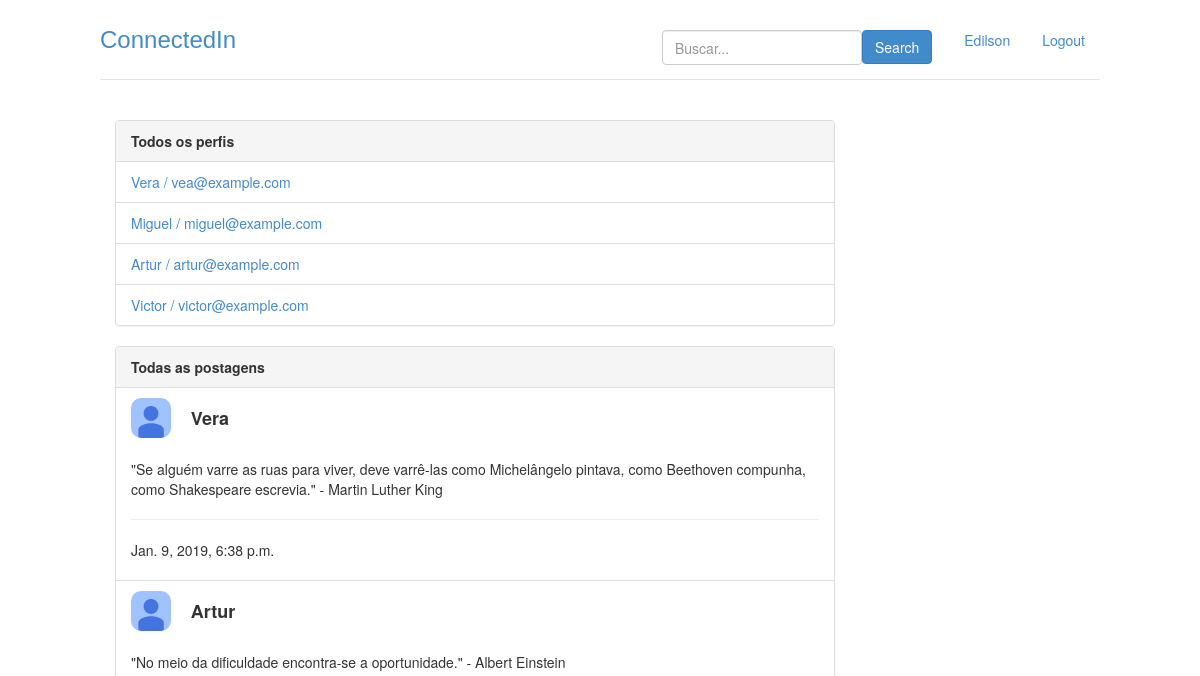
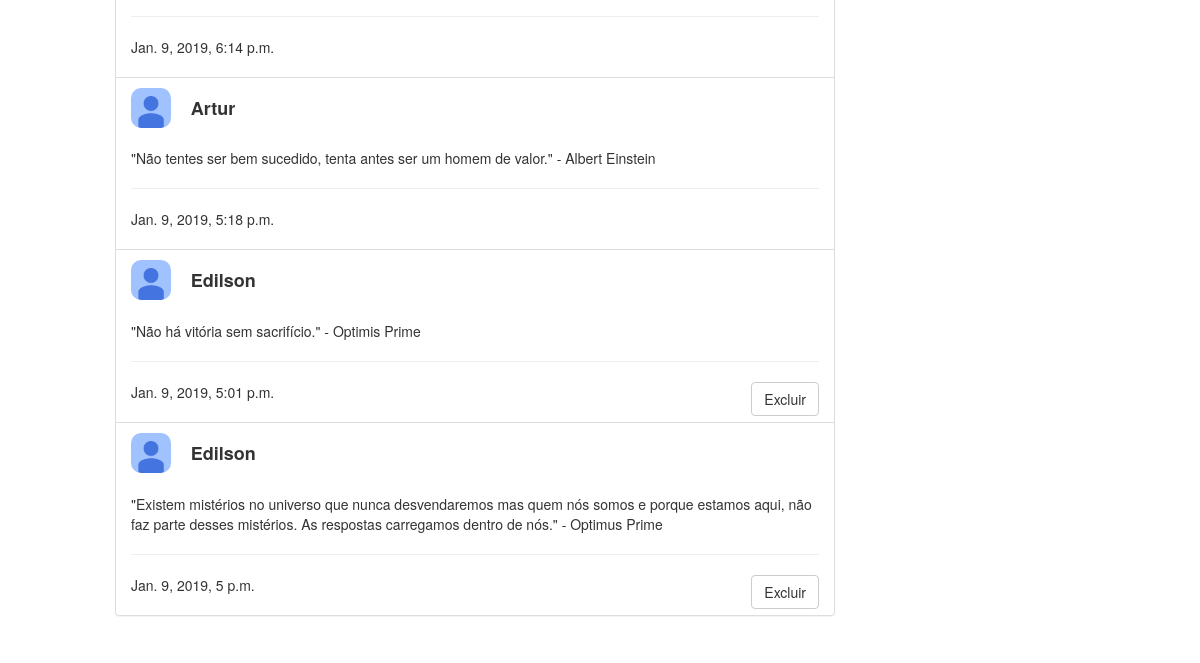
Before: / (signed in) with the older database file (2 pictures, top to bottom).
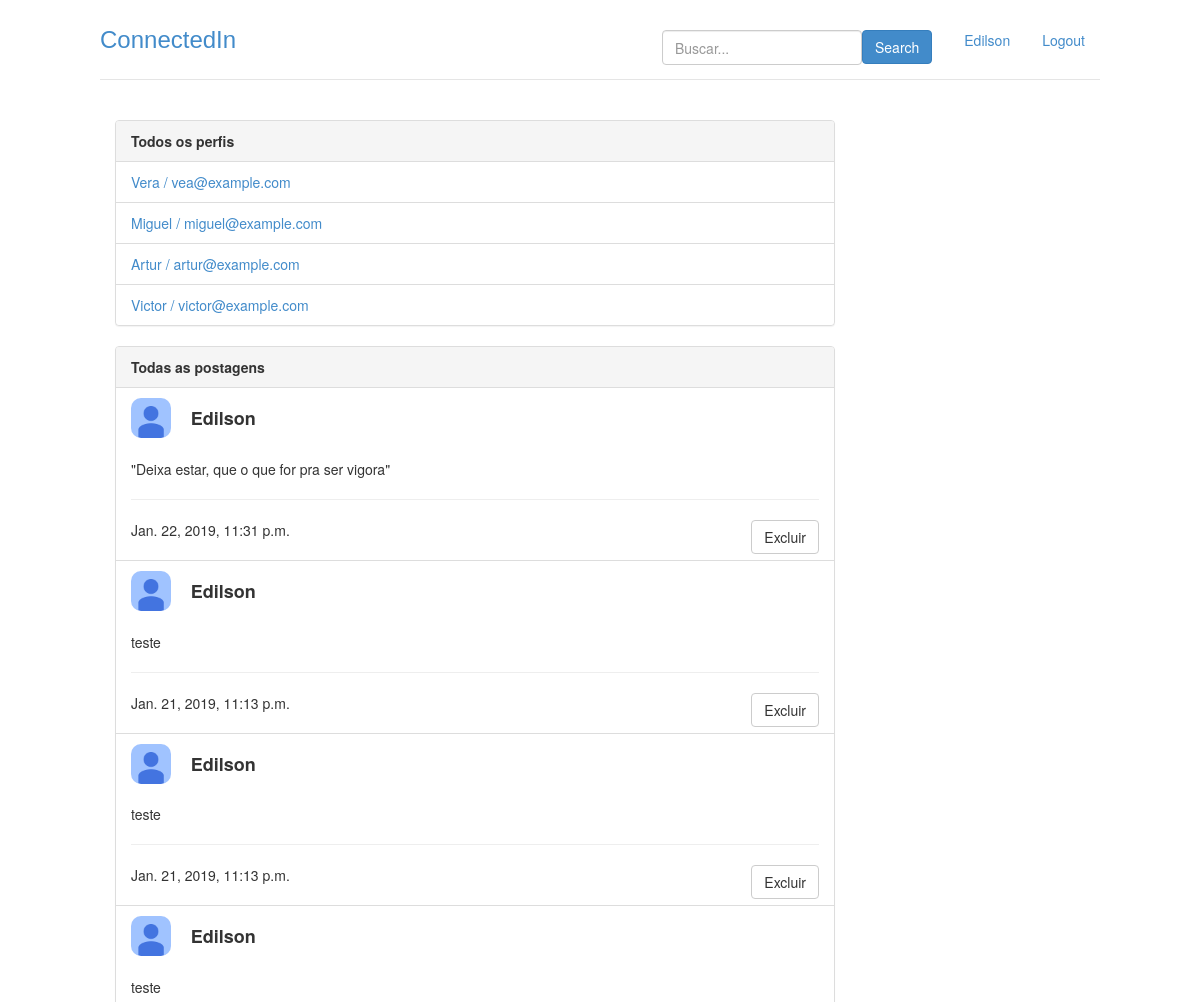
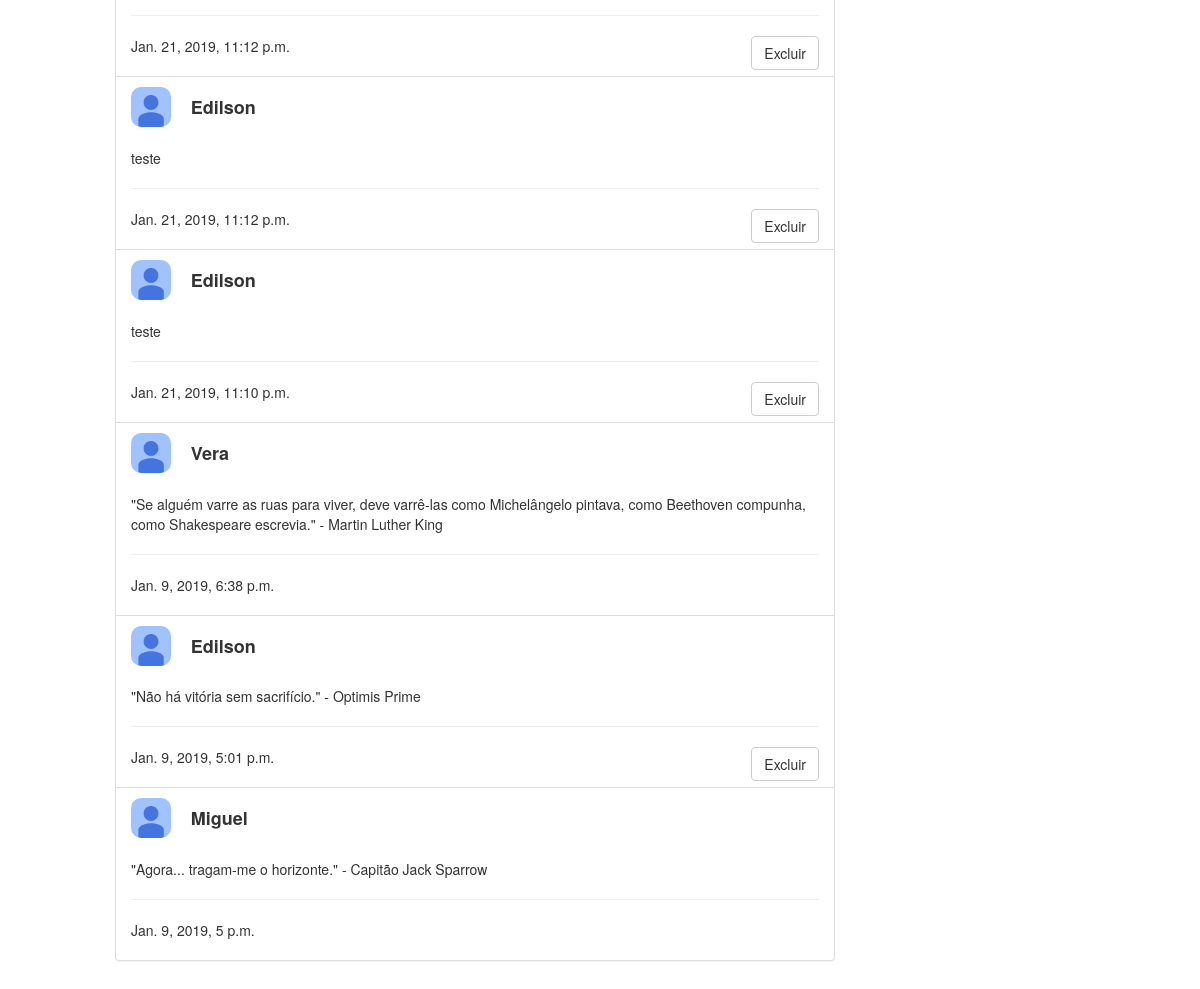
After: the same page with the newer database file (2 pictures, top to bottom).
### perfis/models.py (models this page shows, shortened)
class Perfil(models.Model):
    nome = models.CharField(max_length=255, null=False)
    telefone = models.CharField(max_length=20, null= False)
    nome_empresa = models.CharField(max_length=255, null=False)
    contatos = models.ManyToManyField('self')
    usuario = models.OneToOneField(User, related_name = "perfil", on_delete = models.CASCADE)
    contatos_bloqueados = models.ManyToManyField('self', related_name = 'meus_contatos_bloqueados', symmetrical=False, through= 'Bloqueio')
    @property
    def email(self):
        return self.usuario.email
    def __str__(self):
        return self.nome

class Postagem(models.Model):
    texto = models.CharField(max_length=255, null=False)
    dt_publicacao = models.DateTimeField(default=timezone.now)
    responsavel = models.ForeignKey(Perfil,on_delete=models.CASCADE,related_name='minhas_postagens' )
    def __str__(self):
        return self.texto
    class Meta:
        ordering = ['-dt_publicacao']

### perfis/views.py (the view)
# urls.py: path('', views.index,name='index'),
@login_required
def index(request):
	perfil_logado = get_perfil_logado(request)
	return render(request, 'index.html',{'perfis' : Perfil.objects.all(), 'perfil_logado' : get_perfil_logado(request)})

### perfis/views.py (called while the page is built)
@login_required
def get_perfil_logado(request):
	return request.user.perfil

### timeline/models.py (called while the page is built)
    def get_timeline(self):
        lista_postagens = []
        postagens_ordenadas = Postagem.objects.all()
        [lista_postagens.append(i) for i in postagens_ordenadas if i.responsavel in self.perfil.contatos.all() or i.responsavel.id == self.perfil.id ]
        return lista_postagens

### perfis/templates/index.html (shortened to what this page needs)
{% extends 'base.html' %}
{% block body %}
<div class="col-lg-9">
	<div class="panel panel-default">
		<div class="panel-heading">
			<strong>Todos os perfis</strong>
		</div>
		{% if perfis %}
		<ul class="list-group">
            {% for perfil in perfis %}
                {% if perfil.id != perfil_logado.id %}
                    <li class="list-group-item">
                        <a href = "{% url 'exibir' perfil.id %}">	{{ perfil.nome }} / {{ perfil.email }}
                        </a>
                    </li>
                {% endif %}
			{% endfor %}
		{% else %}
			<p>Não há perfis cadastrados</p>
		</ul>
		{% endif %}
	</div>
	<div class="panel panel-default">
		{% if perfil_logado.minha_timeline.get_timeline %}
			<div class="panel-heading">
				<strong>
					Todas as postagens
				</strong>
			</div>
			<ul class="list-group">
				{% for postagem in perfil_logado.minha_timeline.get_timeline %}
					<li class = "list-group-item">
						<div class="row">
							<div class = "col-lg-1">
								<img src="/static/img/photo.jpg" alt="Perfil Icon" style="border-radius: 10px; width:40px; height:40px;">
							</div>
							<div class = "col-lg-10">
									<h4><strong>{{postagem.responsavel}}</strong></h4>
							</div>
						</div>
						<br>
						{{ postagem }}
						<hr>
						<p>{{ postagem.dt_publicacao }}
							{% if postagem.responsavel.id == perfil_logado.id %}
							<button class="btn btn-default pull-right btn-confirm" >Excluir</button>
							{% endif %}
						</p>
					</li>
				{% endfor %}
			</ul>
		{% else %}
			<div class="panel-body">
				Não há postagens
			</div>
		{% endif %}
	</div>
</div>
{% endblock %}

Changed rows visible on the page:
no longer on this page (row unchanged): Postagem: responsavel "Artur", texto "\"No meio da dificuldade encontra-se a oportunidade.\" - Albert Einstein", dt_publicacao "Jan. 9, 2019, 6:14 p.m."
no longer on this page (row unchanged): Postagem: responsavel "Artur", texto "\"Não tentes ser bem sucedido, tenta antes ser um homem de valor.\" - Albert Einstein", dt_publicacao "Jan. 9, 2019, 5:18 p.m."
removed Postagem: responsavel "Edilson", texto "\"Existem mistérios no universo que nunca desvendaremos mas quem nós somos e porque estamos aqui, não faz parte desses mistérios. As respostas carregamos dentro de nós.\" - Optimus Prime", dt_publicacao "Jan. 9, 2019, 5 p.m.", shows "Excluir"
added Postagem: responsavel "Edilson", texto "\"Deixa estar, que o que for pra ser vigora\"", dt_publicacao "Jan. 22, 2019, 11:31 p.m.", shows "Excluir"
added Postagem: responsavel "Edilson", texto "teste", dt_publicacao "Jan. 21, 2019, 11:13 p.m.", shows "Excluir"
added Postagem: responsavel "Edilson", texto "teste", dt_publicacao "Jan. 21, 2019, 11:13 p.m.", shows "Excluir"
added Postagem: responsavel "Edilson", texto "teste", dt_publicacao "Jan. 21, 2019, 11:12 p.m.", shows "Excluir"
added Postagem: responsavel "Edilson", texto "teste", dt_publicacao "Jan. 21, 2019, 11:12 p.m.", shows "Excluir"
added Postagem: responsavel "Edilson", texto "teste", dt_publicacao "Jan. 21, 2019, 11:10 p.m.", shows "Excluir"
now on this page (row unchanged): Postagem: responsavel "Miguel", texto "\"Agora... tragam-me o horizonte.\" - Capitão Jack Sparrow", dt_publicacao "Jan. 9, 2019, 5 p.m."
